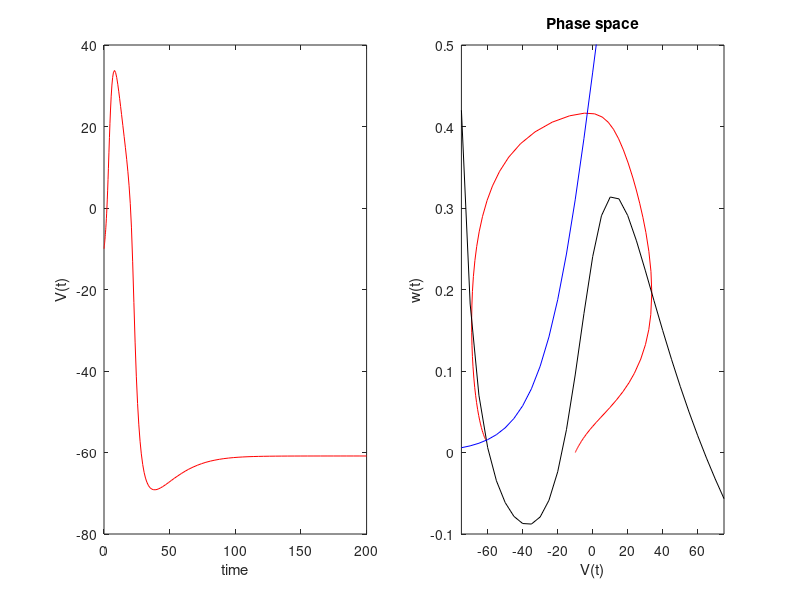

The MATLAB script that drew this image: (Note: this script raises an error after producing the figure.)
%
%  Morris-Lecar model of an excitable cell (barnacle muscle)
%             Victor Matveev, June 10 2010
%   
%%%%%%%%%%%%%%%%%%%%%%%%%%%%%%%%%%%%%%%%%%%%%%%%%%%%%%%%%%%%%%%%%%

clear;
figure('Position',[1 200 900 350]);  % position the window

global C V1 V2 V3 V4 gCa gK gL VK VL VCa Iapp vv;

V1  = -1.2; V2 = 18;  V3 = 2; V4 = 30;
gCa = 4.4;  gK = 8;   gL = 2;
VCa = 120;  VK = -84; VL=-60;
C = 20; Iapp = 0;

minf = @(V) (1 + tanh((V-V1)/V2) )/2;
winf = @(V) (1 + tanh((V-V3)/V4) )/2;
r    = @(V) cosh((V-V3)/(2*V4)) / 25;

Itotal = @(V,w) -gCa*minf(V).*(V-VCa)-gK*w.*(V-VK)-gL*(V-VL)+Iapp;
f = @(t,y) [ Itotal(y(1),y(2))/C; r(y(1)).*(winf(y(1))-y(2)) ];
          
options = odeset('RelTol',1e-6);

T = 200;
IC = [-10 0];
[T Y] = ode45(f, [0 T], IC);

subplot(1,2,1);          % Time plot
plot(T, Y(:,1), 'r-');
xlabel('time'); ylabel('V(t)');

subplot(1,2,2);          % Phase plane plot
plot(Y(:,1), Y(:,2), 'r-');
hold on;

i = 1;
vRange = -75:5:75;

for vv = vRange   % This calculates the V-nullcline
 w(i) = fsolve(@(w) Itotal(vv,w), 0);
 i = i + 1;
end;

plot(vRange, w,'k-');              % plot the V-nullcline
plot(vRange, winf(vRange),'b-');   % Plot the w-nullcline
xlabel('V(t)'); ylabel('w(t)'); title('Phase space');
axis([-75 75 -0.1 0.5]);
legend('Trajectory', 'V-nullcline', 'w-nullcline', 'Location', 'SE');